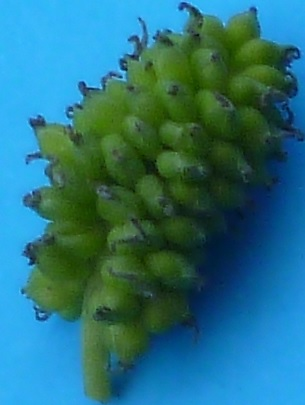
#> input picture image_files/asm5/1_white/11._Mulberry_1.jpg, 305 x 405 px
$ python 5_HOG_SVM.py   (older library calls are emulated)
#> lines starting #> are read from the running program, lines starting #| are printed output that depends on the picture
### util/common_util.py
import json
import math
import os
import pprint
import time
from datetime import datetime
from decimal import Decimal
from os import path
from turtle import pd

import numpy
import pandas
from diplib import PyDIPjavaio
import imageio
import numpy as np
from matplotlib import pyplot, cm
import csv
import pandas as pd
from pandas import DataFrame


class CommonUtil:


    # [6 lines left out: function save_ndarray_as_image, not called in this run]


    @staticmethod
    def rename_file(from_path_name: str, to_path_name: str):
        os.rename(from_path_name,to_path_name)


    # [88 lines left out: functions read_csv_file, list_to_ndarray, insert_to_list, is_dir_exist, is_path_exist, join_tuple and 3 more, not called in this run]


    @staticmethod
    def obtain_file_name_list(dir_path: str):
        file_name_list: list = os.listdir(dir_path)

        return file_name_list


    # [59 lines left out: functions auto_str, obtain_project_default_output_dir_path, press_enter_to_exit, create_missing_dir, print_complete_panda_data_frame, not called in this run]


    @staticmethod
    def obtain_project_default_input_dir_path(project_file_output_dir_name: str = "image_files", max_layers: int = 20):
#> called with project_file_output_dir_name = 'image_files', max_layers = 20
        parent_dir: str = os.getcwd()

        project_default_input_dir_path: str = ""
        layer_idx: int = 0
        while True:
            for root, sub_dir_name_list, files in os.walk(parent_dir):
                for sub_dir_name in sub_dir_name_list:
                    if sub_dir_name == project_file_output_dir_name:
                        project_default_input_dir_path += project_file_output_dir_name + "/"
                        return project_default_input_dir_path


            parent_dir, dir_name = os.path.split(parent_dir)
            if dir_name != project_file_output_dir_name:
                project_default_input_dir_path += "../"

            elif dir_name == project_file_output_dir_name:
                project_default_input_dir_path += dir_name + "/"
                return project_default_input_dir_path


            layer_idx += 1
            if layer_idx == max_layers:
                err_msg: str = "directory " + project_file_output_dir_name + " not exist in the " + str(max_layers) + " layer above"
                raise Exception(err_msg)


    # [62 lines left out: functions filter_list_value_smaller_than, obtain_project_default_output_dir_path, write_list_of_dict_to_excel, calc_coefficient_of_variation_CV, not called in this run]


    @staticmethod
    def pretty_print(obj: object, width=100):
        pprint.pprint(obj, width=width)


    # [9 lines left out: function derive_relative_error, not called in this run]


    @staticmethod
    def press_enter_to_continue():
        input("Press enter to continue...")


    # [78 lines left out: functions square_root, numpy_array_to_python_list, generate_date_time_str, save_image_to_folder, save_image_to_folder_imageio, save_image_to_default_project_folder and 1 more, not called in this run]

        # print(image.dtype)
        # im_uint8 = image.astype(np.uint8)


    @staticmethod
    def sleep(secs: int):
        time.sleep(secs)


    @staticmethod
    def print_on_same_line(text: str):
        print("\r", text, end='')


    # [33 lines left out: functions generate_date_time_str, make_dir, write_txt_file, read_txt_file, not called in this run]


    # 1, 1000 -> 0001
    @staticmethod
    def format_int_to_str_length(number: int, to_length: int):
        return str(number).zfill(to_length)


    # [48 lines left out: functions save_json_to_file, round_tuple_values_to_hundredths, round_to_hundredths, calc_mean, calc_standard_deviation, calc_smoothness and 1 more, not called in this run]

### util/image_util.py
import sys
import time

import diplib
import imageio
import numpy
from diplib import PyDIPjavaio
from diplib.PyDIP_bin import SE
from diplib.PyDIP_bin.MeasurementTool import MeasurementFeature, Measurement
from matplotlib import pyplot
from skimage import color

from util.common_util import CommonUtil

from skimage.io import imread

class ImageUtil:


    # [86 lines left out: functions extract_blue_pixel_values, avg_hue_value, obtain_rgb_tuple_list, obtain_rgb_tuple_list_list, watershed, diplib_convert and 1 more, not called in this run]


    @staticmethod
    def obtain_image_gray_array(image_path: str):
        image_gray_array: numpy.ndarray = imread(image_path, as_gray=True)

        return image_gray_array


    @staticmethod
    def obtain_image_rgb_array(image_path: str):
        img_rgb_array: numpy.ndarray = imread(image_path)
#> img_rgb_array is the input picture: shape (405, 305, 3); mean R, G, B 40.9, 112.7, 123.8

        return img_rgb_array


    # [495 lines left out: functions create_multi_img_plot, obtain_image_width_height, obtain_column_pixel_value_list, increase_image_contrast, invert_img, filter_image_by_threshold_value and 30 more, not called in this run]

### all_asm/asm5/5_HOG_SVM.py
# Compute the HOG feature vector for all of your images and store these in one comma separated file – for cell sizes use 16 and 64, resulting in two sets.
import PIL
import diplib
import csv

from util.common_util import CommonUtil
from util.image_util import ImageUtil
import numpy as np
import pandas as pd
import matplotlib.pyplot as plt
from PIL import Image
import os
#importing required libraries
from skimage.io import imread
from skimage.transform import resize
from skimage.feature import hog
from skimage import exposure
import matplotlib.pyplot as plt
from sklearn import svm
from sklearn.model_selection import train_test_split
from sklearn.metrics import accuracy_score, f1_score, confusion_matrix
import seaborn as sns


def write_csv_features(input_dir: str, proj_dir_path: str, feature:str, img_group: str, cell_size: int):

    first_line = True

    with open(proj_dir_path + 'asm5/' + feature + '_' + img_group + '_' + str(cell_size) + '.csv', 'w') as csv_file:
        writer = csv.writer(csv_file, delimiter=",")

        types: list = ['1', '2', '3', '4']  # [number]_[black/white] - number means sage of ripening
        for stage in types:
            file_list: list = CommonUtil.obtain_file_name_list(input_dir + stage + '_' + img_group + '/')
            for file in file_list:
                img_rgb = ImageUtil.obtain_image_rgb_array(input_dir + stage + '_' + img_group + '/' + file)
                img_gray = ImageUtil.obtain_image_gray_array(input_dir + stage + '_' + img_group + '/' + file)
#> in obtain_image_gray_array, `image_gray_array: numpy.ndarray = imread(image_path, as_gray=True)`:
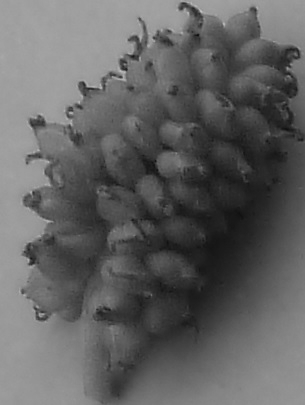
#> image_gray_array: shape (405, 305) float64; min 0.048, max 0.761, mean 0.385

                # resizing image to have same number of features for images of different size
                resized_img = resize(img_rgb, (128 * 4, 64 * 4))
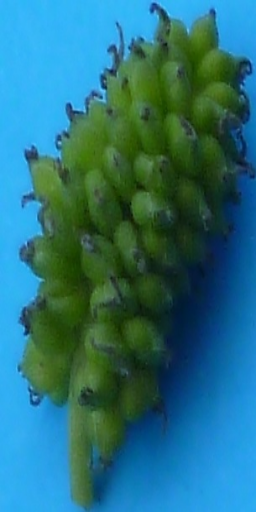
#> resized_img: shape (512, 256, 3) float64; mean R, G, B 0.16, 0.442, 0.485
                # plt.axis("off")
                # plt.imshow(resized_img)
                # print(resized_img.shape)

                # creating hog features for resized image
                fd, hog_image = hog(resized_img, orientations=8,
                                    pixels_per_cell=(cell_size, cell_size),
                                    cells_per_block=(1, 1), visualize=True, multichannel=True)
#> fd = 4096 values, max 0.751 at index 3751, min 0 at index 362, mean 0.327

                if first_line:  # first line of a file is a header
                    header = ['Label'] + ['Feature '+str(i) for i in range(len(fd))]
#> header = 4097 items, first 6: 'Label', 'Feature 0', 'Feature 1', 'Feature 2', 'Feature 3', 'Feature 4'
                    # for i in range(len(fd)):
                    #     header.append("Feature "+str(i))
                    writer.writerow(header)
                    first_line = False

                # fd contains the features for classification
                # inserting stage of ripening on the first position of each line,
                # which serves as label for classification
                line = np.insert(fd, 0, int(stage))
#> line = 4097 values, max 1 at index 0, min 0 at index 363, mean 0.327

                # writing to csv file
                writer.writerow(line)


if __name__ == '__main__':

    # Configure files and directories and settings
    input_dir: str = CommonUtil.obtain_project_default_input_dir_path() + 'asm5/'
    proj_dir_path: str = '../../file_output/'
    img_group: str = 'white'  # white / black
    cell_size: int = 16  # 16 / 64
    feature: str = 'HOG'

    # compute the HOG features and write them into csv file
#> (the run stopped early here; a loop or call above may not have finished)
